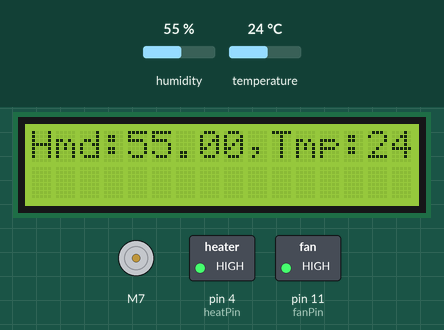
The sketch below on a simulated Arduino Uno, built with avr-gcc and run on an emulated ATmega328P. On the bench: 16×2 character LCD, DC motor (green arrow = forward, orange = backward, longer = faster), switched loads named in the sketch (green lamp = pin HIGH). The inputs (shaded band) are chosen by the test bench; at power-on: humidity 55 %, temperature 24 °C.

Above: at 7.2 s.
7.3 s: humidity set to 44 %
At 13.1 s:
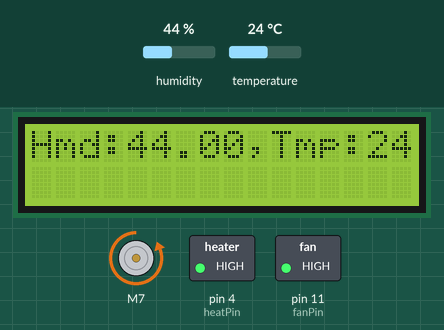
13.3 s: humidity set to 41 %
At 16.5 s:
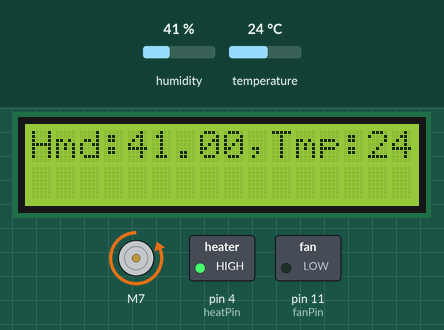
16.9 s: temperature set to 36 °C
At 19.3 s:
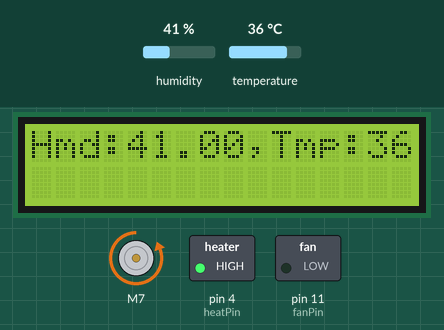
20.1 s: temperature set to 39 °C
At 22.4 s:
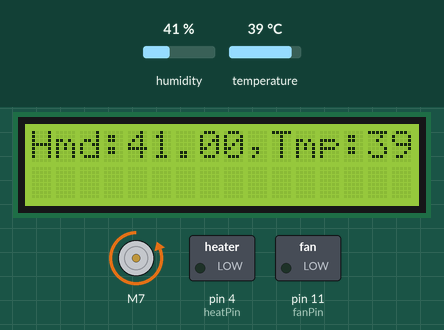
26.1 s: humidity set to 45 %
At 28.0 s:
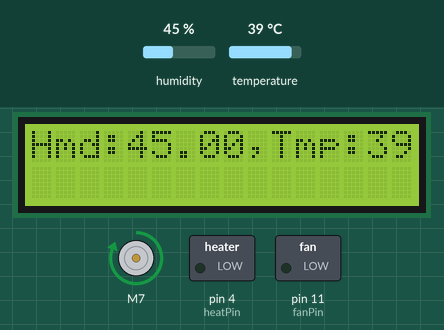
28.8 s: humidity set to 48 %
At 31.2 s:
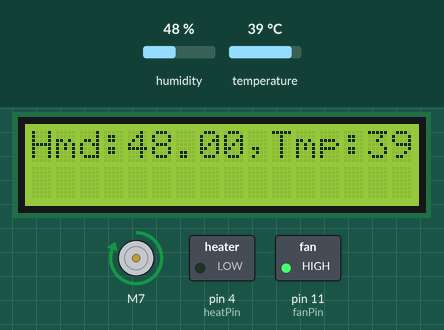
Timing chart, 0 to 55.3 s (numbered marks = the images above; inputs shaded):
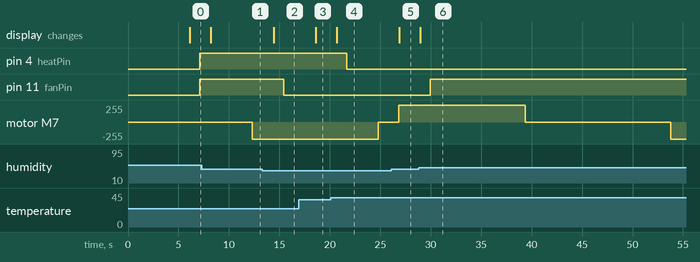

The sketch:

The_Incubator_Project_M.ino
```cpp
#include <Wire.h>
#include <LiquidCrystal_I2C.h>
#include <DHT.h>
#include <L298N.h>

// Pins
// LCD Pins A4, A5
// DHT pin 2
// Motor Pins 7, 8, 9
// Heater pin 4
// Limit SwitcH Pin 3
// Fan Switch If Any 11


//Timer
unsigned long int currentTime = 0;
unsigned long int previousTime = 0;
unsigned long int angleTimer;

// LCD config.
LiquidCrystal_I2C lcd(0x27, 16, 2); //lcd set to 16x2 using address 0x27

//DTH configuration
#define Type DHT11
int sensePin = 2;
DHT HT(sensePin, Type);
float humidity, tempC;
int htdelay = 1000;
int dt = 1000, dt2 = 5000;

//motor Driver
const unsigned int IN1 = 7;
const unsigned int IN2 = 8;
const unsigned int EN = 9;
//ONE MOTOR INSTANCE
L298N motor(EN, IN1, IN2);
int dtr = 3000;

//Heat Pins
const unsigned int heatPin = 4;

////Limit Switch
//       const unsigned int limitPin = 3;
//       int limitOutput ;

//Fan Switch
const unsigned int fanPin = 11;


void setup() {
  // put your setup code here, to run once:
  //  Serial.begin(9600);
  pinMode(heatPin, OUTPUT); // heater pin
  pinMode(fanPin, OUTPUT); //fan pin
  //lcd display
  lcd.init();
  lcd.backlight();
  lcd.print("Starting ");
  lcd.setCursor(0, 1);
  lcd.print("Incubator....");
  delay(dt2);
  // HT sensor
  HT.begin();
  delay(htdelay);
  // motor sensor speed
  motor.setSpeed(255);


}

void loop() {
  // put your main code here, to run repeatedly:
  readTempHumidity();
  tempHumidity();
  currentTime = millis();

  if (currentTime - previousTime >= 12000) {
    currentTime = millis();
    previousTime = millis();
    while(currentTime - previousTime <= 12000){
        motor.backward();
        printInfo2();
        readTempHumidity();
        tempHumidity();
        currentTime = millis();
  }
     currentTime = millis();
     previousTime = millis();
  while (currentTime - previousTime <= 2000) {
        motor.stop();
        currentTime = millis();
  }
      currentTime = millis();
      previousTime = millis();
  while (currentTime - previousTime <= 12000) {
        motor.forward();
        printInfo();
        readTempHumidity();
        tempHumidity();
        currentTime = millis();
  }
     currentTime = millis();
     previousTime = millis();
  while (currentTime - previousTime <= 2000) {
        motor.stop();
        currentTime = millis();
  }
    previousTime = millis();
}

}
void readTempHumidity() {
  humidity = HT.readHumidity();
  tempC = HT.readTemperature();
  lcd.clear();
  lcd.setCursor(0, 0);
  lcd.print("Hmd:");
  lcd.print(humidity);
//  lcd.print(",");
//  lcd.setCursor(0, 0);
  lcd.print(",Tmp:");
  lcd.print(tempC);
  delay(dt);
}

void tempHumidity() {
  if (tempC <= 36) {
    digitalWrite(heatPin, HIGH);

  }

  if ( tempC >= 37.5) {
    digitalWrite(heatPin, LOW);
  }

  if (humidity <= 42.00) {
    digitalWrite(fanPin, LOW);
  }
  if (humidity >= 47.00) {
    digitalWrite(fanPin, HIGH);
  }

}

void printInfo() {
  lcd.setCursor(0, 1);
  lcd.print("Turning -->");
}
void printInfo2() {
  lcd.setCursor(0, 1);
  lcd.print("Turning <--");
}
```

Measured:
- the behaviour switches between 43 and 42 % on humidity (found by bisection; images 1 and 2)
- the behaviour switches between 37 and 38 °C on temperature (found by bisection; images 3 and 4)
- the behaviour switches between 46 and 47 % on humidity (found by bisection; images 5 and 6)
- after the input at 7.3 s, the display: changes after 0.90 s (image 1)
- after the input at 13.3 s, pin 11 (fanPin): HIGH → LOW after 2.1 s; the display: changes after 1.1 s (image 2)
- after the input at 16.9 s, the display: changes after 1.7 s (image 3)
- after the input at 20.1 s, pin 4 (heatPin): HIGH → LOW after 1.6 s; the display: changes after 0.60 s (image 4)
- after the input at 26.1 s, the display: changes after 0.78 s (image 5)
- after the input at 28.8 s, pin 11 (fanPin): LOW → HIGH after 1.2 s; the display: changes after 0.17 s (image 6)
